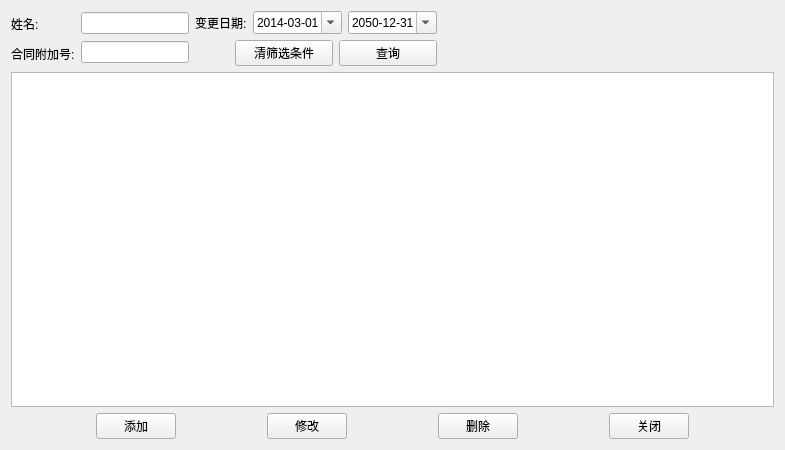
<?xml version="1.0" encoding="UTF-8"?>
<ui version="4.0">
 <class>NurseChange</class>
 <widget class="QWidget" name="NurseChange">
  <property name="geometry">
   <rect>
    <x>0</x>
    <y>0</y>
    <width>785</width>
    <height>450</height>
   </rect>
  </property>
  <property name="windowTitle">
   <string>Form</string>
  </property>
  <layout class="QGridLayout" name="gridLayout">
   <item row="0" column="0">
    <layout class="QVBoxLayout" name="verticalLayout_4">
     <item>
      <layout class="QHBoxLayout" name="horizontalLayout_3">
       <item>
        <layout class="QVBoxLayout" name="verticalLayout">
         <item>
          <widget class="QLabel" name="label">
           <property name="text">
            <string>姓名:</string>
           </property>
          </widget>
         </item>
         <item>
          <widget class="QLabel" name="label_2">
           <property name="text">
            <string>合同附加号:</string>
           </property>
          </widget>
         </item>
        </layout>
       </item>
       <item>
        <layout class="QVBoxLayout" name="verticalLayout_2">
         <item>
          <widget class="QLineEdit" name="lineEdit_name">
           <property name="sizePolicy">
            <sizepolicy hsizetype="Preferred" vsizetype="Fixed">
             <horstretch>0</horstretch>
             <verstretch>0</verstretch>
            </sizepolicy>
           </property>
          </widget>
         </item>
         <item>
          <widget class="QLineEdit" name="lineEdit_additionalClauseNo">
           <property name="sizePolicy">
            <sizepolicy hsizetype="Preferred" vsizetype="Fixed">
             <horstretch>0</horstretch>
             <verstretch>0</verstretch>
            </sizepolicy>
           </property>
          </widget>
         </item>
        </layout>
       </item>
       <item>
        <layout class="QVBoxLayout" name="verticalLayout_3">
         <item>
          <layout class="QHBoxLayout" name="horizontalLayout_2">
           <item>
            <widget class="QLabel" name="label_3">
             <property name="text">
              <string>变更日期:</string>
             </property>
            </widget>
           </item>
           <item>
            <widget class="QDateEdit" name="dateEdit_start">
             <property name="date">
              <date>
               <year>2014</year>
               <month>3</month>
               <day>1</day>
              </date>
             </property>
             <property name="maximumDate">
              <date>
               <year>2050</year>
               <month>12</month>
               <day>31</day>
              </date>
             </property>
             <property name="minimumDate">
              <date>
               <year>2014</year>
               <month>3</month>
               <day>1</day>
              </date>
             </property>
             <property name="displayFormat">
              <string>yyyy-MM-dd</string>
             </property>
             <property name="calendarPopup">
              <bool>true</bool>
             </property>
            </widget>
           </item>
           <item>
            <widget class="QDateEdit" name="dateEdit_end">
             <property name="date">
              <date>
               <year>2050</year>
               <month>12</month>
               <day>31</day>
              </date>
             </property>
             <property name="maximumDate">
              <date>
               <year>2050</year>
               <month>12</month>
               <day>31</day>
              </date>
             </property>
             <property name="minimumDate">
              <date>
               <year>2014</year>
               <month>3</month>
               <day>1</day>
              </date>
             </property>
             <property name="displayFormat">
              <string>yyyy-MM-dd</string>
             </property>
             <property name="calendarPopup">
              <bool>true</bool>
             </property>
            </widget>
           </item>
          </layout>
         </item>
         <item>
          <layout class="QHBoxLayout" name="horizontalLayout">
           <item>
            <spacer name="horizontalSpacer">
             <property name="orientation">
              <enum>Qt::Horizontal</enum>
             </property>
             <property name="sizeType">
              <enum>QSizePolicy::Preferred</enum>
             </property>
             <property name="sizeHint" stdset="0">
              <size>
               <width>40</width>
               <height>20</height>
              </size>
             </property>
            </spacer>
           </item>
           <item>
            <widget class="QPushButton" name="btn_clear">
             <property name="text">
              <string>清筛选条件</string>
             </property>
            </widget>
           </item>
           <item>
            <widget class="QPushButton" name="btn_search">
             <property name="text">
              <string>查询</string>
             </property>
            </widget>
           </item>
          </layout>
         </item>
        </layout>
       </item>
       <item>
        <spacer name="horizontalSpacer_2">
         <property name="orientation">
          <enum>Qt::Horizontal</enum>
         </property>
         <property name="sizeHint" stdset="0">
          <size>
           <width>40</width>
           <height>20</height>
          </size>
         </property>
        </spacer>
       </item>
      </layout>
     </item>
     <item>
      <widget class="QTableView" name="tableView"/>
     </item>
     <item>
      <layout class="QHBoxLayout" name="horizontalLayout_4">
       <item>
        <spacer name="horizontalSpacer_3">
         <property name="orientation">
          <enum>Qt::Horizontal</enum>
         </property>
         <property name="sizeHint" stdset="0">
          <size>
           <width>40</width>
           <height>20</height>
          </size>
         </property>
        </spacer>
       </item>
       <item>
        <widget class="QPushButton" name="btn_add">
         <property name="text">
          <string>添加</string>
         </property>
        </widget>
       </item>
       <item>
        <spacer name="horizontalSpacer_4">
         <property name="orientation">
          <enum>Qt::Horizontal</enum>
         </property>
         <property name="sizeHint" stdset="0">
          <size>
           <width>40</width>
           <height>20</height>
          </size>
         </property>
        </spacer>
       </item>
       <item>
        <widget class="QPushButton" name="btn_change">
         <property name="text">
          <string>修改</string>
         </property>
        </widget>
       </item>
       <item>
        <spacer name="horizontalSpacer_5">
         <property name="orientation">
          <enum>Qt::Horizontal</enum>
         </property>
         <property name="sizeHint" stdset="0">
          <size>
           <width>40</width>
           <height>20</height>
          </size>
         </property>
        </spacer>
       </item>
       <item>
        <widget class="QPushButton" name="btn_delete">
         <property name="text">
          <string>删除</string>
         </property>
        </widget>
       </item>
       <item>
        <spacer name="horizontalSpacer_6">
         <property name="orientation">
          <enum>Qt::Horizontal</enum>
         </property>
         <property name="sizeHint" stdset="0">
          <size>
           <width>40</width>
           <height>20</height>
          </size>
         </property>
        </spacer>
       </item>
       <item>
        <widget class="QPushButton" name="btn_close">
         <property name="text">
          <string>关闭</string>
         </property>
        </widget>
       </item>
       <item>
        <spacer name="horizontalSpacer_7">
         <property name="orientation">
          <enum>Qt::Horizontal</enum>
         </property>
         <property name="sizeHint" stdset="0">
          <size>
           <width>40</width>
           <height>20</height>
          </size>
         </property>
        </spacer>
       </item>
      </layout>
     </item>
    </layout>
   </item>
  </layout>
 </widget>
 <resources/>
 <connections/>
</ui>
